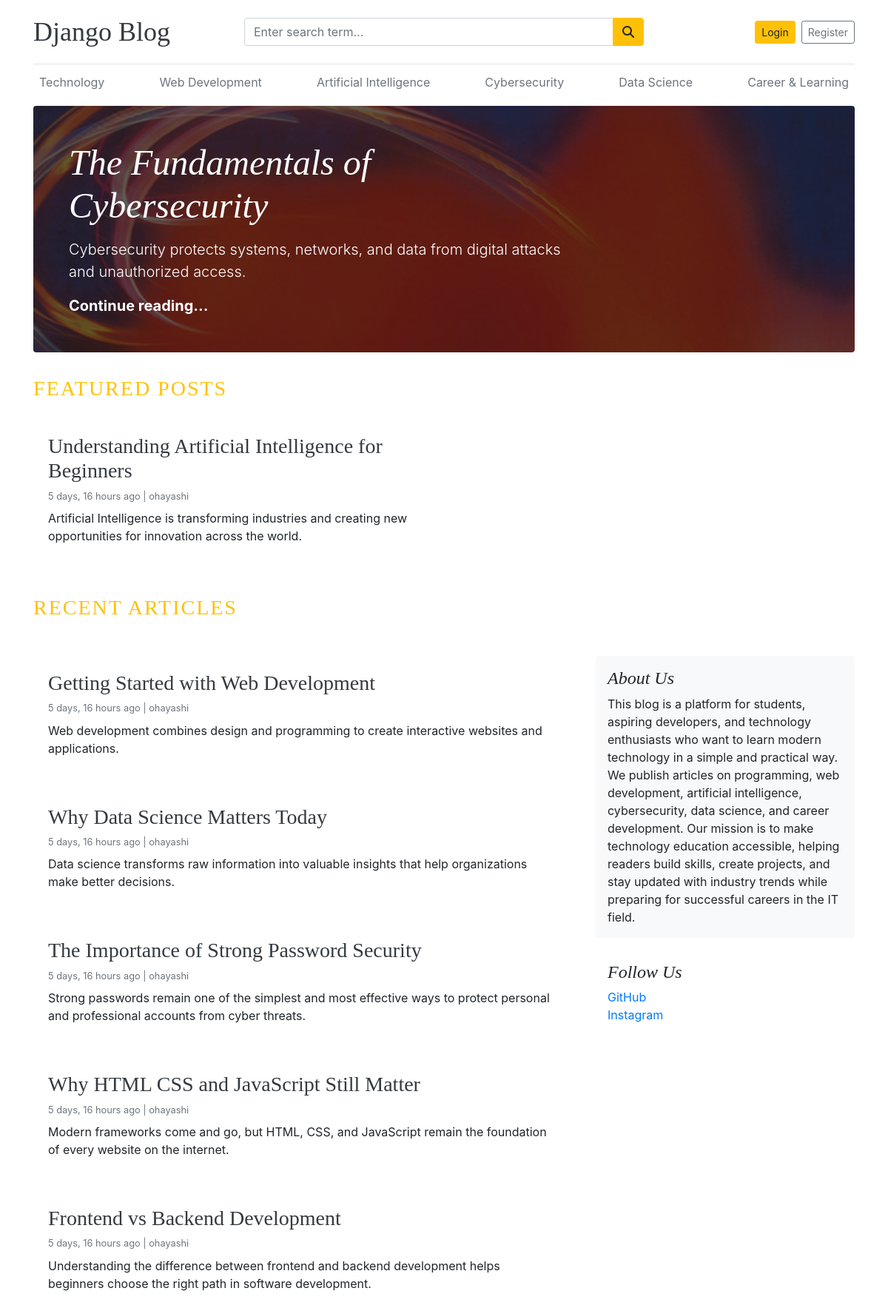
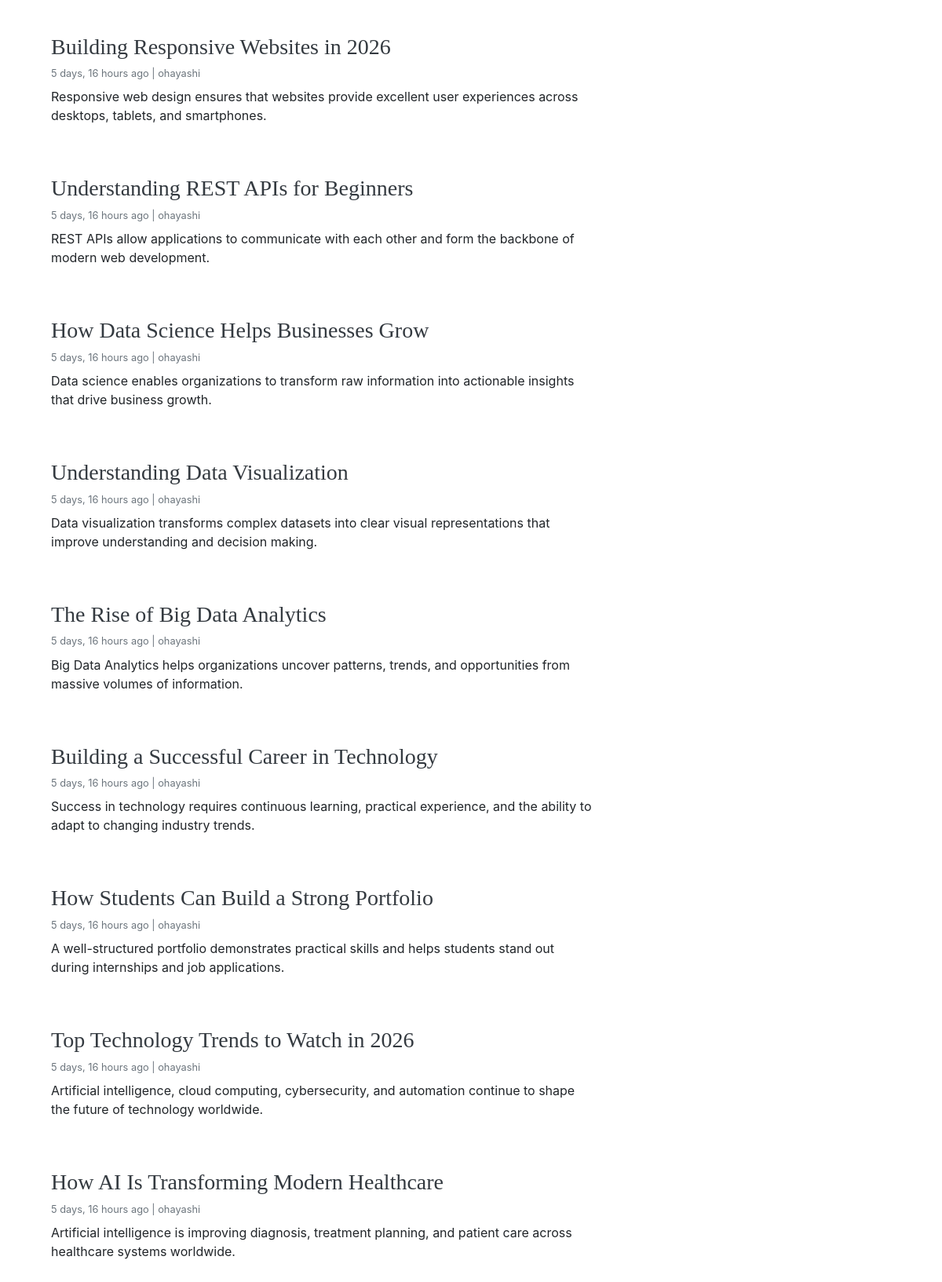
The page / (upper part) on the database its author committed (2 pictures, top to bottom).
### blogs/models.py (models this page shows, shortened)
class Category(models.Model):
  category_name = models.CharField(max_length=50, unique=True)
  created_at = models.DateTimeField(auto_now_add=True)
  updated_at = models.DateTimeField(auto_now=True)
  class Meta:
    verbose_name_plural = 'Categories'

class Blog(models.Model):
  STATUS_CHOICES = (
    ("Draft", "Draft"),
    ("Published", "Published")
  )
  title = models.CharField(max_length=100)
  slug = models.SlugField(max_length=150, unique = True, blank=True)
  category = models.ForeignKey(Category, on_delete=models.CASCADE)
  author  = models.ForeignKey(User, on_delete=models.CASCADE)
  featured_image  = models.ImageField(upload_to='uploads/%Y/%m/%d', blank=True, null=True)
  short_description = models.TextField(max_length=500)
  blog_body = models.TextField(max_length=2000)
  status = models.CharField(max_length=20, choices=STATUS_CHOICES, default="Draft")
  is_featured  = models.BooleanField(default=False)
  created_at = models.DateTimeField(auto_now_add=True)
  updated_at = models.DateTimeField(auto_now=True)

### blog_extra/models.py (models this page shows, shortened)
class About(models.Model):
  about_heading = models.CharField(max_length=25)
  about_description = models.TextField(max_length=255)
  created_at = models.DateTimeField(auto_now_add=True)
  updated_at = models.DateTimeField(auto_now=True)
  class Meta:
    verbose_name_plural = "About"

class SocialLink(models.Model):
  platform = models.CharField(max_length=25)
  link = models.URLField(max_length=200)
  created_at = models.DateTimeField(auto_now_add = True)
  updated_at = models.DateTimeField(auto_now = True)

### blog_main/views.py (the view)
# urls.py: path('', views.home, name='home'),
def home(request):
  featured_posts = Blog.objects.filter(is_featured = True, status = "Published").order_by('updated_at')
  posts = Blog.objects.filter(is_featured = False, status = "Published")
  try:
    about = About.objects.get()
  except:
    about = None
  context = {
    "featured_posts": featured_posts,
    "posts": posts,
    "about": about,
  }
  return render(request, 'home.html', context)

### blogs/context_processors.py (called while the page is built)
def get_categories(request):
  categories = Category.objects.all()
  return dict(categories = categories)

def get_social_links(request):
  social_links = SocialLink.objects.all()
  return dict(social_links = social_links)

### templates/home.html
{% extends "base.html" %}
  {% block content %}
    {% for post in featured_posts %}
      {% if forloop.first %}
        <div class="jumbotron p-3 p-md-5 text-white rounded bg-dark" style="background-image: url({{post.featured_image.url}}); background-blend-mode: overlay; background-size: cover; background-position: center;">
          <div class="col-md-8 px-0">
            <h1 class="display-4 font-italic">{{post.title}}</h1>
            <p class="lead my-3">{{post.short_description | truncatewords:30}}</p>
            <p class="lead mb-0"><a href="{% url 'blogs' post.slug %}" class="text-white font-weight-bold">Continue reading...</a></p>
          </div>
        </div>
      {% endif %}
    {% endfor %}
    <h3 class="text-uppercase text-warning my-4" style="letter-spacing: 2px;">Featured Posts</h3>
    <div class="row mb-2">
      {% for post in featured_posts %}
      {% if not forloop.first %}
        <div class="col-md-6">
          <div class="card border-0 shadow-sm mb-4">
            <div class="card-body">
              <h3><a class='text-dark' href="{% url 'blogs' post.slug %}">{{post.title}}</a></h3>
              <small class="mb-1 d-block text-muted">{{post.created_at|timesince}} ago | {{post.author}}</small>
              <p class="card-text mt-2">{{post.short_description | truncatewords:30}}</p>
            </div>
          </div>
        </div>
      {% endif %}
      {% endfor %}
    </div>
    <h3 class="text-uppercase text-warning my-4" style="letter-spacing: 2px;">Recent Articles</h3>
    <main role="main" class="container p-0 mt-5">
      <div class="row">
        <div class="col-md-8 blog-main">
          {% for post in posts %}
          <div class="card border-0 shadow-sm mb-4">
            <div class="card-body">
              <h3><a class='text-dark' href="{% url 'blogs' post.slug %}">{{post.title}}</a></h3>
              <small class="mb-1 d-block text-muted">{{post.created_at|timesince}} ago | {{post.author}}</small>
              <p class="card-text mt-2">{{post.short_description}}</p>
            </div>
          </div>
          {% empty %}
          <p class="text-muted">No blog entries published yet.</p>
          {% endfor %}
        </div>
        <aside class="col-md-4 blog-sidebar">
          <div class="p-3 mb-3 bg-light rounded">
            <h4 class="font-italic">{{about.about_heading}}</h4>
            <p class="mb-0">{{about.about_description}}</p>
          </div>
          {% if social_links %}
          <div class="p-3">
            <h4 class="font-italic">Follow Us</h4>
            <ol class="list-unstyled">
              {% for i in social_links %}
              <li><a href="{{i.link}}">{{i.platform}}</a></li>
              {% endfor %}
            </ol>
          </div>
          {% endif %}
        </aside>
      </div>
    </main>
  </div>
  {% endblock %}

### templates/base.html (shortened to what this page needs)
 {% load static %}
<!DOCTYPE html>
<html lang="en">
<head>
    <link href="https://getbootstrap.com/docs/4.0/dist/css/bootstrap.min.css" rel="stylesheet">
    <link href="{% static 'css/blog.css' %}" rel="stylesheet">
    <link rel="stylesheet" href="https://cdnjs.cloudflare.com/ajax/libs/font-awesome/6.7.2/css/all.min.css"></head>
<body>
  <div class="container">
<header class="blog-header py-3">
    <div class="row align-items-center">
        <div class="col-3 d-flex align-items-center">
            <a class="blog-header-logo text-dark" href="/">Django Blog</a>
        </div>
        <div class="col-6">
            <form action="{% url 'search' %}" method="GET">
                <div class="input-group">
                    <input
                        class="form-control"
                        type="text"
                        name="keyword"
                        value="{{ keyword }}"
                        placeholder="Enter search term..."
                        aria-label="Enter search term..."
                    >
                    <div class="input-group-append">
                        <button class="btn btn-warning" type="submit">
                            <i class="fa fa-search" aria-hidden="true"></i>
                        </button>
                    </div>
                </div>
            </form>
        </div>
        <div class="col-3 d-flex justify-content-end align-items-center">
            {% if not user.is_authenticated %}
                <a class="btn btn-sm btn-warning mr-2" href="{% url 'login' %}">
                    Login
                </a>
                <a class="btn btn-sm btn-outline-secondary" href="{% url 'register' %}">
                    Register
                </a>
            {% endif %}
        </div>
    </div>
</header>
      <div class="nav-scroller py-1 mb-2">
        <nav class="nav d-flex justify-content-between">
          {% for category in categories %}
          <a class="p-2 text-muted" href="{% url 'posts_by_category' category.id %}">{{category.category_name}}</a>
          {% endfor %}
        </nav>
      </div>
{% block content%}
{% endblock %}
</body>
</html>

### blog_main/static/css/blog.css (style rules this page uses)
.blog-header { border-bottom: 1px solid #e5e5e5; }
.blog-header-logo { font-family: "Playfair Display", Georgia, "Times New Roman", serif ; font-size: 2.25rem; }
h1, h2, h3, h4, h5, h6 { font-family: "Playfair Display", Georgia, "Times New Roman", serif ; }
.display-4 { font-size: 2.5rem; }
@media (min-width: 768px) { .display-4 { font-size: 3rem; } }

### rows shown on the page
Category: category_name "Technology"
Category: category_name "Web Development"
Category: category_name "Artificial Intelligence"
Category: category_name "Cybersecurity"
Category: category_name "Data Science"
Category: category_name "Career & Learning"
Blog: featured_image (picture), title "The Fundamentals of Cybersecurity", short_description "Cybersecurity protects systems, networks, and data from digital attacks and unauthorized access."
Blog: title "Understanding Artificial Intelligence for Beginners", created_at "5 days, 16 hours", author "ohayashi", short_description "Artificial Intelligence is transforming industries and creating new opportunities for innovation across the world."
Blog: title "Getting Started with Web Development", created_at "5 days, 16 hours", author "ohayashi", short_description "Web development combines design and programming to create interactive websites and applications."
Blog: title "Why Data Science Matters Today", created_at "5 days, 16 hours", author "ohayashi", short_description "Data science transforms raw information into valuable insights that help organizations make better decisions."
Blog: title "The Importance of Strong Password Security", created_at "5 days, 16 hours", author "ohayashi", short_description "Strong passwords remain one of the simplest and most effective ways to protect personal and professional accounts from cyber threats."
Blog: title "Why HTML CSS and JavaScript Still Matter", created_at "5 days, 16 hours", author "ohayashi", short_description "Modern frameworks come and go, but HTML, CSS, and JavaScript remain the foundation of every website on the internet."
Blog: title "Frontend vs Backend Development", created_at "5 days, 16 hours", author "ohayashi", short_description "Understanding the difference between frontend and backend development helps beginners choose the right path in software development."
Blog: title "Building Responsive Websites in 2026", created_at "5 days, 16 hours", author "ohayashi", short_description "Responsive web design ensures that websites provide excellent user experiences across desktops, tablets, and smartphones."
Blog: title "Understanding REST APIs for Beginners", created_at "5 days, 16 hours", author "ohayashi", short_description "REST APIs allow applications to communicate with each other and form the backbone of modern web development."
Blog: title "How Data Science Helps Businesses Grow", created_at "5 days, 16 hours", author "ohayashi", short_description "Data science enables organizations to transform raw information into actionable insights that drive business growth."
Blog: title "Understanding Data Visualization", created_at "5 days, 16 hours", author "ohayashi", short_description "Data visualization transforms complex datasets into clear visual representations that improve understanding and decision making."
Blog: title "The Rise of Big Data Analytics", created_at "5 days, 16 hours", author "ohayashi", short_description "Big Data Analytics helps organizations uncover patterns, trends, and opportunities from massive volumes of information."
Blog: title "Building a Successful Career in Technology", created_at "5 days, 16 hours", author "ohayashi", short_description "Success in technology requires continuous learning, practical experience, and the ability to adapt to changing industry trends."
Blog: title "How Students Can Build a Strong Portfolio", created_at "5 days, 16 hours", author "ohayashi", short_description "A well-structured portfolio demonstrates practical skills and helps students stand out during internships and job applications."
Blog: title "Top Technology Trends to Watch in 2026", created_at "5 days, 16 hours", author "ohayashi", short_description "Artificial intelligence, cloud computing, cybersecurity, and automation continue to shape the future of technology worldwide."
Blog: title "How AI Is Transforming Modern Healthcare", created_at "5 days, 16 hours", author "ohayashi", short_description "Artificial intelligence is improving diagnosis, treatment planning, and patient care across healthcare systems worldwide."
About: about_heading "About Us", about_description "This blog is a platform for students, aspiring developers, and technology enthusiasts who want to learn modern technology in a simple and practical way. We publish articles on programming, web development, artificial intelligence, cybersecurity, data science, and career development. Our mission is to make technology education accessible, helping readers build skills, create projects, and stay updated with industry trends while preparing for successful careers in the IT field."
SocialLink: platform "GitHub"
SocialLink: platform "Instagram"
